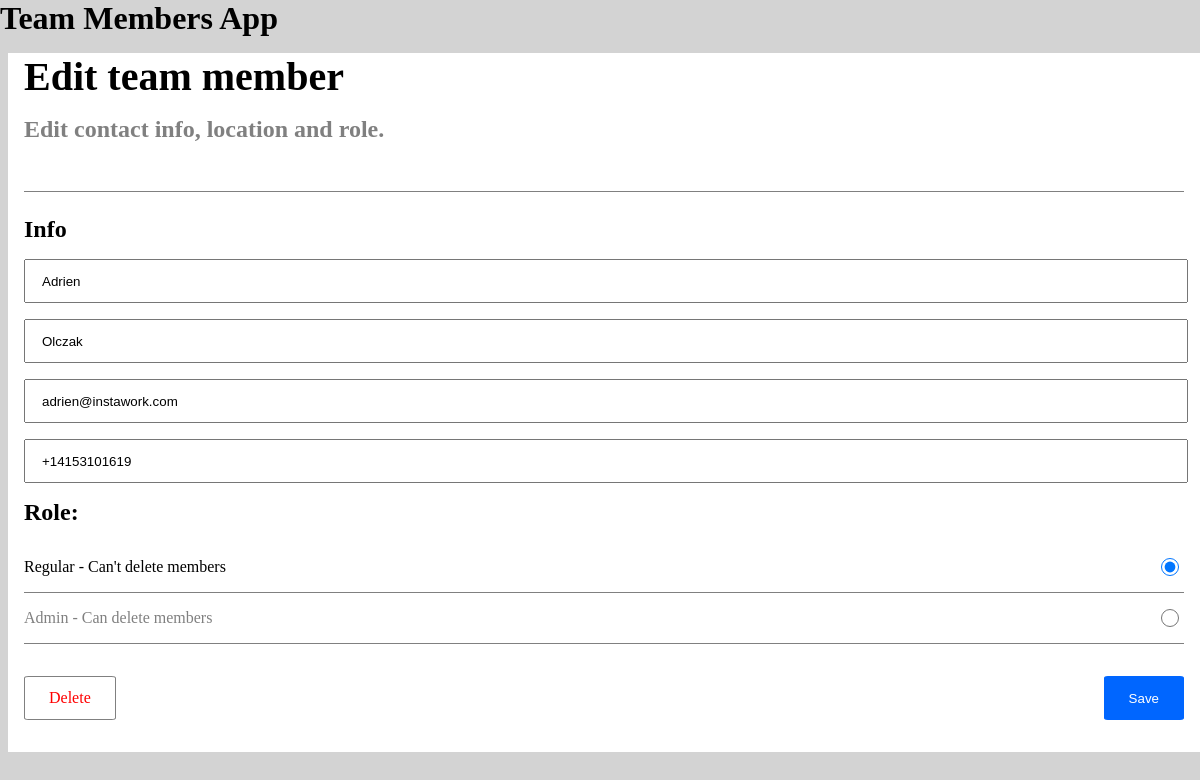
Screenshot of /edit/1 with the database file from the repository.
### base/models.py (models this page shows, shortened)
class Member(models.Model):
    first_name = models.CharField(max_length=50)
    last_name = models.CharField(max_length=50)
    email = models.EmailField(max_length = 254)
    phone = PhoneNumberField(null=False, blank=False, unique=True, region='US')
    role = models.CharField(max_length=10, choices=ROLE_CHOICE, default=1)
    updated = models.DateTimeField(auto_now=True)
    created = models.DateTimeField(auto_now_add=True)
    class Meta:
        ordering = ['updated', 'created']

### base/views.py (the view)
# urls.py: path('edit/<str:id>' , views.edit, name="edit"),
def edit(request, id):
    member = Member.objects.get(id=id)
    form = MemberForm(instance=member)
    print('inside edit')
    if request.method == 'POST':
       form = MemberForm(request.POST, instance=member)
       if form.is_valid():
            form.save()
            return redirect('list')
    context = {'form': form, 'member': member}
    return render(request, 'base/edit.html', context)

### base/forms.py
class MemberForm(ModelForm):
    class Meta:
        model = Member
        fields = '__all__'
        widgets = {
            'role': forms.RadioSelect()
        }

### base/templates/base/edit.html (shortened to what this page needs)
{% extends 'main.html' %}
{% block content %}
<div class="list-container">
    <h3 class="list-container__title">Edit team member</h3>
    <h5 class="list-container__subtitle">Edit contact info, location and role.</h5>
    <form method="POST" action="" class="list-container__form" >
        <h5 class="list-container__info">Info</h5>
        {{form.as_p}}
        <div class="buttons-container">
            <a href="{% url 'delete' member.id %}" class="delete-button" role="button">Delete</a>
            <input type="Submit" value="Save" class="save-button"/>
        </div>
    </form>
</div>
{% endblock %}

### static/styles/styles.css (style rules this page uses)
*::before, *::after { box-sizing: border-box; padding: 0; margin: 0; }
* { padding: 0; margin: 0; }
html { padding: 0; margin: 0; }
body { background-color: lightgrey; }
.list-container { background-color: white; margin-left: .5rem; }
.list-container__title { font-size: 2.5rem; margin: 1rem; }
.list-container__subtitle { color: grey; margin: 1rem 1rem 0 1rem; font-size: 1.5rem; padding-bottom: 3rem; border-bottom: 1px solid grey; }
.list-container__info { padding: 1.5rem 0 1rem 0; font-size: 1.5rem; font-weight: bold; color: black; }
.list-container__form { padding: 0 1rem 2rem 1rem; }
input[type="text"] { height: 2.5rem; width: 100%; text-indent: 1rem; }
input[type="email"] { height: 2.5rem; width: 100%; text-indent: 1rem; }
input[name="last_name"] { margin-top: 1rem; text-indent: 1rem; }
input[name="email"] { margin: 1rem 0 1rem 0; text-indent: 1rem; }
label[for="id_role_0"] { display: flex; flex-direction: row-reverse; justify-content: space-between; border-bottom: 1px solid grey; padding: 1rem 0 1rem 0; color: grey; }
input[type="radio"] { width: 1.75rem; }
input[type="radio"]:checked::placeholder { width: 1.75rem; color: black; }
label[for="id_role_0"]:has(input[type="radio"]:checked) { color: black; }
label[for="id_role_1"] { display: flex; flex-direction: row-reverse; justify-content: space-between; border-bottom: 1px solid grey; padding: 1rem 0 1rem 0; color: grey; }
p:nth-child(7) { padding: 1rem 0 1rem 0; font-weight: bold; hanging-punctuation: none; font-size: 1.5rem; }
.save-button { color: white; background-color: #0066ff; border: 1px solid #0066ff; border-radius: 5%; padding: 0.75rem 1.5rem 0.75rem 1.5rem; cursor: pointer; }
.delete-button { color: red; background-color: white; border: 1px solid grey; border-radius: 5%; padding: 0.75rem 1.5rem 0.75rem 1.5rem; text-decoration: none; cursor: pointer; }
.buttons-container { display: flex; justify-content: space-between; margin-top: 2rem; }

### rows the page displays
Member: first_name "Adrien", last_name "Olczak", email "adrien@instawork.com", phone "+14153101619", role "☑ Regular - Can't delete members ☐ Admin - Can delete members"
